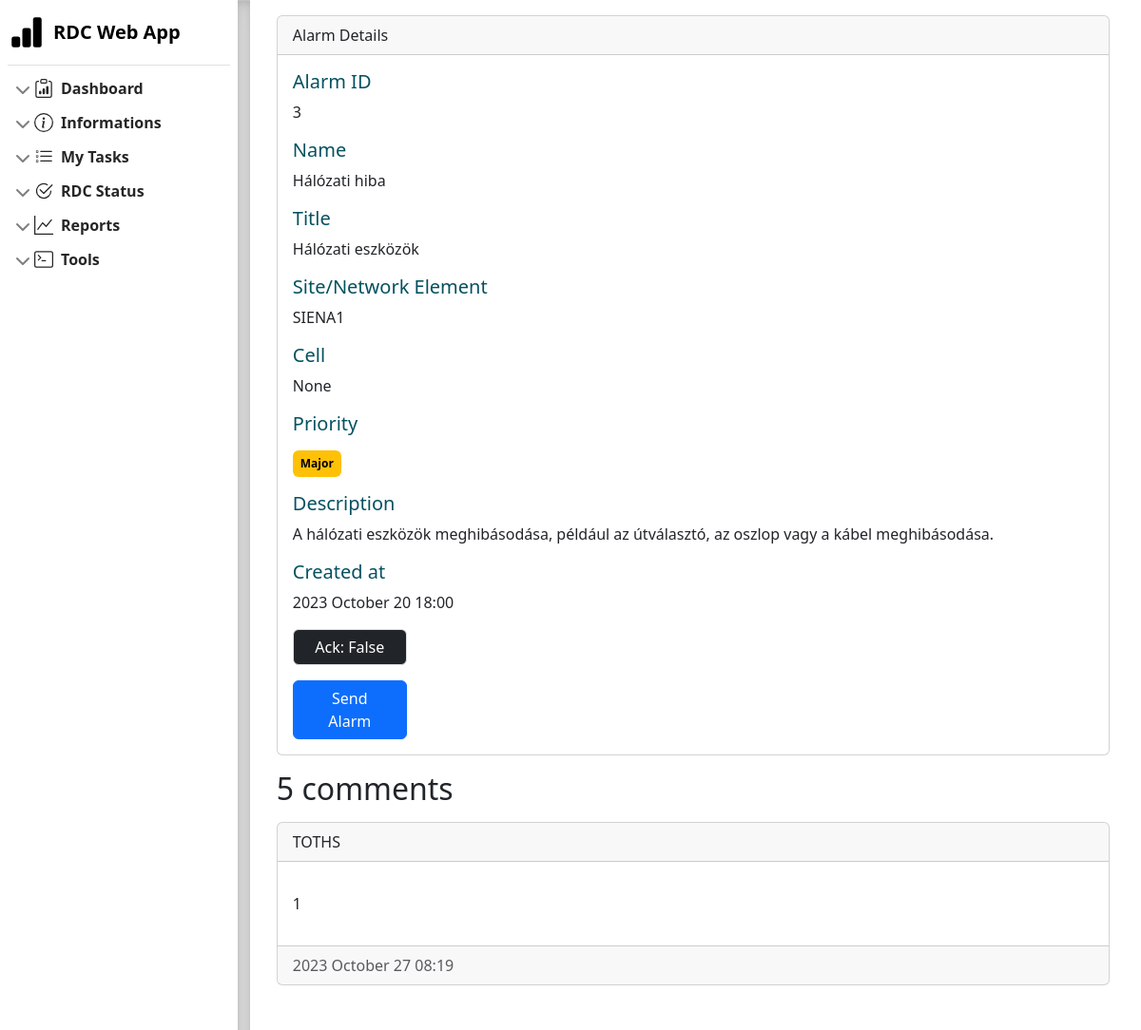
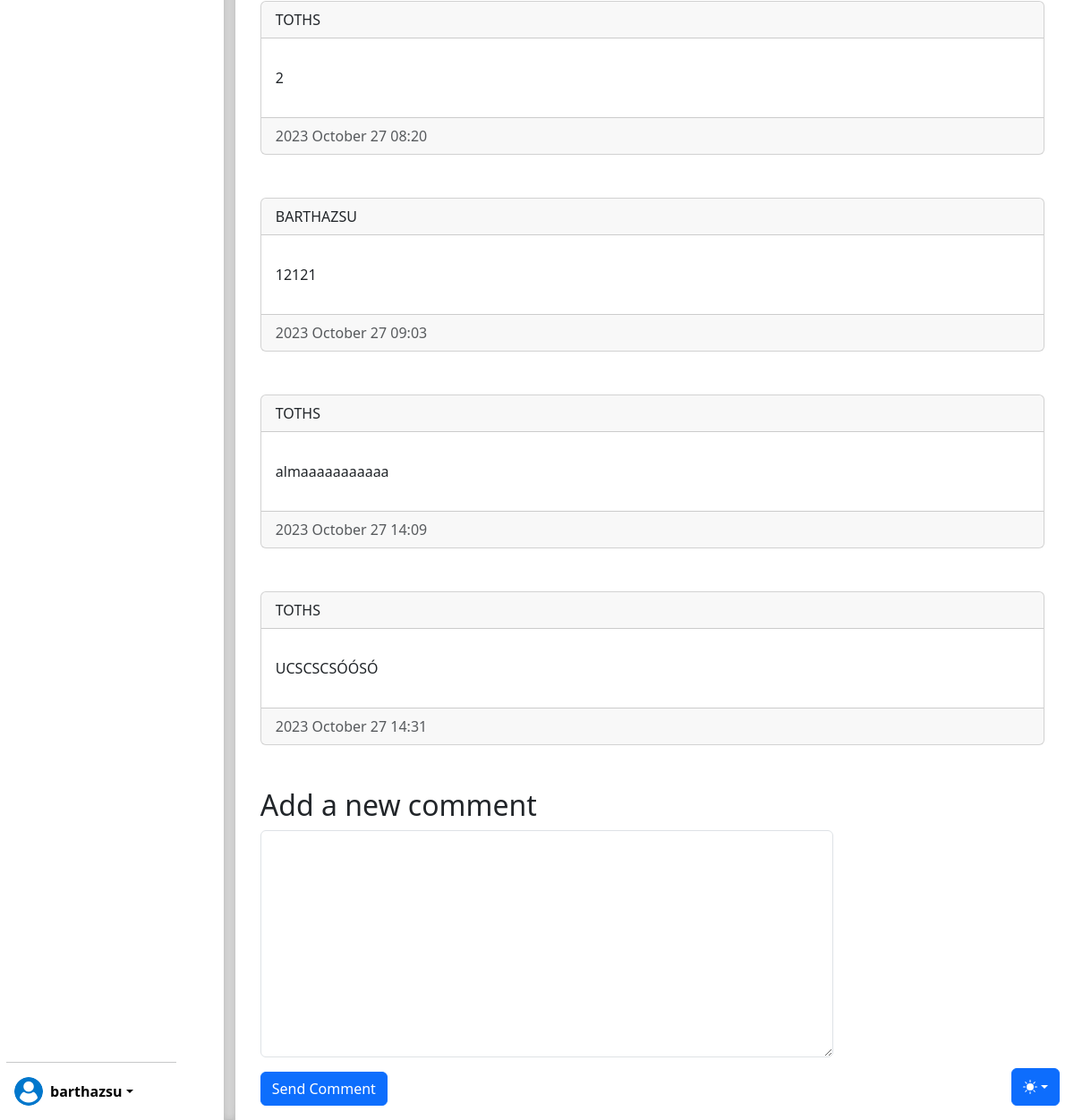
Page /3/ (signed in) on the committed database (2 pictures, top to bottom).
### dashboard/models.py (models this page shows, shortened)
class Alarm(models.Model):
    class Priority(models.TextChoices):
        CRITICAL = 'CR', 'Critical'
        MAJOR  = 'MJ', 'Major'
        MINOR = 'MN', 'Minor'
    type = models.ForeignKey(AlarmType, null=True, on_delete=models.PROTECT, related_name='alarm_type')
    check_result = models.BooleanField()
    ack = models.BooleanField()
    created_at = models.DateTimeField()
    cell = models.ForeignKey(Cell, null=True, blank=True, on_delete=models.PROTECT, related_name='alarm_cell')
    site = models.ForeignKey(Site, null=True, blank=True, on_delete=models.PROTECT,
                             related_name='alarm_site', verbose_name='Site/Object')
    priority = models.CharField(max_length=2, choices=Priority.choices, default=Priority.MAJOR)
    objects = models.Manager()
    not_ack_alarm = NotAckAlarm()
    class Meta:
        ordering = ['created_at']
        indexes = [models.Index(fields=['created_at'])]
    def get_priority_css_class(self):
        css_classes = {
            self.Priority.CRITICAL: 'badge text-bg-danger',
            self.Priority.MAJOR: 'badge text-bg-warning',
            self.Priority.MINOR: 'badge text-bg-info',
        }
        return css_classes.get(self.priority, 'badge text-bg-primary')

class AlarmType(models.Model):
    name = models.CharField(max_length=50)
    title = models.CharField(max_length=200)
    description = models.TextField()
    class Meta:
        ordering = ['name']
        indexes = [models.Index(fields=['name'])]

class Site(models.Model):
    name = models.CharField(max_length=50, unique=True)
    hw_type = models.ForeignKey(HwType, null=True, on_delete=models.PROTECT)
    oss = models.IntegerField()
    site_controller = models.ForeignKey(SiteController, null=True, on_delete=models.PROTECT)
    territorial_division = models.ForeignKey(TerritorialDivision, null=True, on_delete=models.PROTECT)
    class Meta:
        ordering = ['name']
        indexes = [models.Index(fields=['name'])]
    def __str__(self):
        return self.name

class Comment(models.Model):
    alarm = models.ForeignKey(Alarm, null=True, on_delete=models.PROTECT, related_name="comments")
    text = models.TextField()
    user = models.ForeignKey(User, null=True, on_delete=models.PROTECT)
    created = models.DateTimeField(auto_now_add=True)
    updated = models.DateTimeField(auto_now=True)
    active = models.BooleanField(default=True)
    class Meta:
        ordering = ['created']
        indexes = [
            models.Index(fields=['created']),
            ]

### dashboard/views.py (the view)
# urls.py: path('<int:id>/', views.alarm_detail, name='alarm_detail'),
@login_required
def alarm_detail(request, id):
    alarm = get_object_or_404(Alarm, id=id, ack=False)
    comments = alarm.comments.filter(active=True)
    form = CommentForm()
    return render(request, 'dashboard/detail.html', {'alarm': alarm, 'comments': comments, 'form': form})

### dashboard/forms.py
class CommentForm(forms.ModelForm):
    class Meta:
        model = Comment
        fields = ['text']
        widgets = {'text': forms.Textarea(attrs={
            'class': 'form-control',
            'style': 'resize: both; width: 40em',
            'cols': 50,
            'rows': 10})}

### dashboard/templates/dashboard/detail.html (shortened to what this page needs)
{% extends "dashboard/base.html" %}
{% block content %}
<div class="container m-3 justify-content-start w-75 overflow-auto">
    <div class="card">
        <div class="card-header">
            Alarm Details
        </div>
        <div class="card-body">
            <h5 class="card-title text-info-emphasis">Alarm ID</h5>
            <p class="card-text">{{ alarm.id }}</p>
            <h5 class="card-title text-info-emphasis">Name</h5>
            <p class="card-text">{{ alarm.type.name }}</p>
            <h5 class="card-title text-info-emphasis">Title</h5>
            <p class="card-text">{{ alarm.type.title }}</p>
            <h5 class="card-title text-info-emphasis">Site/Network Element</h5>
            <p class="card-text">{{ alarm.site }}</p>
            <h5 class="card-title text-info-emphasis">Cell</h5>
            <p class="card-text">{{ alarm.cell }}</p>
            <h5 class="card-title text-info-emphasis mb-3">Priority</h5>
            <p class="badge p-2 {{ alarm.get_priority_css_class }}">{{ alarm.get_priority_display }}</p>
            <h5 class="card-title text-info-emphasis">Description</h5>
            <p class="card-text ">{{ alarm.type.description }}</p>
            <h5 class="card-title text-info-emphasis">Created at</h5>
            <p class="card-text">{{ alarm.created_at|date:"Y F j" }} {{ alarm.created_at|date:"H:i" }}</p>
            <a href="#"
                class="btn border {% if alarm.ack %}btn-light{% else %}btn-dark{% endif %} mb-3"
                style="width: 120px">
                Ack: {{ alarm.ack }}
            </a><br>
            <a href="{% url "dashboard:alarm_share" alarm.id %}" class="btn btn-primary px-3" style="width: 120px">
                Send Alarm
            </a>
        </div>
    </div>
    {% with comments.count as total_comments %}
        <h2 class="card-title text-start my-3">
            {{ total_comments }} comment{{ total_comments|pluralize }}
        </h2>
    {% endwith %}
    {% for comment in comments %}
        <div class="card mb-5">
            <div class="card-header">
                {{ comment.user|upper }}
            </div>
            <div class="card-body">
                <p class="card-text">{{ comment.text|linebreaks }}</p>
            </div>
            <div class="card-footer text-muted">
                {{ comment.created|date:"Y F j" }} {{ comment.created|date:"H:i" }}
            </div>
        </div>
        {% empty %}
        <p class="text-info-emphasis">There are no comments.</p>
    {% endfor %}
    {% include "includes/comment_form.html" %}
</div>
{% endblock %}

### dashboard/templates/dashboard/base.html (shortened to what this page needs)
{% load static %}
<!DOCTYPE html>
<html lang="en" data-bs-theme="dark">
    <head>
        <link href="{% static "css/bootstrap.min.css" %}" rel="stylesheet">
        <link href="{% static "css/base.css" %}" rel="stylesheet">
        <link href="{% static "css/sidebars.css" %}" rel="stylesheet">
    </head>
<body>
    <div class="dropdown position-fixed bottom-0 end-0 mb-3 me-3 bd-mode-toggle">
        <button class="btn btn-bd-primary py-2 dropdown-toggle d-flex align-items-center" id="bd-theme" type="button"
            aria-expanded="false" data-bs-toggle="dropdown" aria-label="Toggle theme (auto)">
            <svg class="bi my-1 theme-icon-active" width="1em" height="1em"><use href="#circle-half"></use></svg>
        </button>
    </div>
    <main class="d-flex d-flex-nowrap">
        <div class="d-flex flex-column p-2" style="width: 250px;">
            <a href="{% url "dashboard:index" %}" class="d-flex align-items-center pt-2 pb-3 mb-2 link-body-emphasis text-decoration-none border-bottom">
                <svg class="bi pe-none me-2" width="40" height="36"><use xlink:href="#barchart"/></svg>
                <span class="fs-5 fw-semibold">RDC Web App</span>
            </a>
            <ul class="list-unstyled ps-0 overflow-auto" style="max-height: 85%;">
                <li class="mb-1">
                    <button class="btn btn-toggle d-inline-flex align-items-center rounded border-0 collapsed" data-bs-toggle="collapse" data-bs-target="#dashboard-collapse" aria-expanded="true">
                        <svg class="bi pe-none me-2" width="20" height="20"><use xlink:href="#dashboard"/></svg>
                        Dashboard
                    </button>
                </li>
                <li class="mb-1">
                    <button class="btn btn-toggle d-inline-flex align-items-center rounded border-0 collapsed" data-bs-toggle="collapse" data-bs-target="#help-collapse" aria-expanded="true">
                        <svg class="bi pe-none me-2" width="20" height="20"><use xlink:href="#help"/></svg>
                        Informations
                    </button>
                </li>
                <li class="mb-1">
                    <button class="btn btn-toggle d-inline-flex align-items-center rounded border-0 collapsed" data-bs-toggle="collapse" data-bs-target="#task-collapse" aria-expanded="true">
                        <svg class="bi pe-none me-2" width="20" height="20"><use xlink:href="#task"/></svg>
                        My Tasks
                    </button>
                </li>
                <li class="mb-1">
                    <button class="btn btn-toggle d-inline-flex align-items-center rounded border-0 collapsed" data-bs-toggle="collapse" data-bs-target="#status-collapse" aria-expanded="true">
                        <svg class="bi pe-none me-2" width="20" height="20"><use xlink:href="#status"/></svg>
                        RDC Status
                    </button>
                </li>
                <li class="mb-1">
                    <button class="btn btn-toggle d-inline-flex align-items-center rounded border-0 collapsed" data-bs-toggle="collapse" data-bs-target="#report-collapse" aria-expanded="true">
                        <svg class="bi pe-none me-2" width="20" height="20"><use xlink:href="#report"/></svg>
                        Reports
                    </button>
                </li>
                <li class="mb-1">
                    <button class="btn btn-toggle d-inline-flex align-items-center rounded border-0 collapsed" data-bs-toggle="collapse" data-bs-target="#tool-collapse" aria-expanded="true">
                        <svg class="bi pe-none me-2" width="20" height="20"><use xlink:href="#tool"/></svg>
                        Tools
                    </button>
                </li>
            </ul>
            <div class="dropdown pb-3 px-0" style="position: fixed; bottom: 0px;">
                <hr class="" style="width: 190px; margin-left: -1px;">
                <a href="#" class="d-flex align-items-center link-body-emphasis text-decoration-none dropdown-toggle px-2"
                    data-bs-toggle="dropdown" aria-expanded="false">
                    <img src="{% static "image/profile.png" %}" alt="" width="32" height="32" class="rounded-circle me-2">
                    {% if request.user.is_authenticated %}
                        <strong>{{ request.user.username }}</strong>
                    {% endif %}
                </a>
            </div>
        </div>
        <div class="b-example-divider b-example-vr"></div>
        {% block content %}
        {% endblock %}
    </main>
    <script src="{% static "js/sidebars.js" %}"></script></body>
</html>

### rdc/static/css/base.css (style rules this page uses)
.b-example-divider { width: 100%; height: 3rem; background-color: rgba(0, 0, 0, .1); border: solid rgba(0, 0, 0, .15); border-width: 1px 0; box-shadow: inset 0 .5em 1.5em rgba(0, 0, 0, .1), inset 0 .125em .5em rgba(0, 0, 0, .15); }
.b-example-vr { flex-shrink: 0; width: 0.8rem; height: 100vh; }
.bi { vertical-align: -.125em; fill: currentColor; }
.btn-bd-primary { --bd-violet-bg: #0d6dfd; --bd-violet-rgb: 112.520718, 44.062154, 249.437846; --bs-btn-font-weight: 600; --bs-btn-color: var(--bs-white); --bs-btn-bg: var(--bd-violet-bg); --bs-btn-border-color: var(--bd-violet-bg); --bs-btn-hover-color: var(--bs-white); --bs-btn-hover-bg: #6528e0; --bs-btn-hover-border-color: #6528e0; --bs-btn-focus-shadow-rgb: var(--bd-violet-rgb); --bs-btn-active-color: var(--bs-btn-hover-color); --bs-btn-active-bg: #5a23c8; --bs-btn-active-border-color: #5a23c8; }
.bd-mode-toggle { z-index: 1500; }

### rdc/static/css/sidebars.css (style rules this page uses)
body { min-height: 100vh; min-height: -webkit-fill-available; }
html { height: -webkit-fill-available; }
main { height: 100vh; height: -webkit-fill-available; max-height: 100vh; overflow-x: auto; overflow-y: hidden; }
.dropdown-toggle { outline: 0; }
.btn-toggle { padding: .25rem .5rem; font-weight: 600; color: var(--bs-emphasis-color); background-color: transparent; }
.btn-toggle::before { width: 1.25em; line-height: 0; transition: transform .35s ease; transform-origin: .5em 50%; }
.btn-toggle[aria-expanded="true"] { color: rgba(var(--bs-emphasis-color-rgb), .85); }
.btn-toggle[aria-expanded="true"]::before { transform: rotate(90deg); }

### rows in the picture
Alarm: id "3", type.name "Hálózati hiba", type "Hálózati eszközök", site "SIENA1", cell "None", priority "Major", type.description "A hálózati eszközök meghibásodása, például az útválasztó, az oszlop vagy a kábel meghibásodása.", created_at "2023 October 20", created_at "18:00", ack "False"
Comment: user "TOTHS", text "1", created "2023 October 27", created "08:19"
Comment: user "TOTHS", text "2", created "2023 October 27", created "08:20"
Comment: user "BARTHAZSU", text "12121", created "2023 October 27", created "09:03"
Comment: user "TOTHS", text "almaaaaaaaaaaa", created "2023 October 27", created "14:09"
Comment: user "TOTHS", text "UCSCSCSÓÓSÓ", created "2023 October 27", created "14:31"

### other values in the picture
{{ request.user.username }} "barthazsu"
{{ total_comments }} "5"
